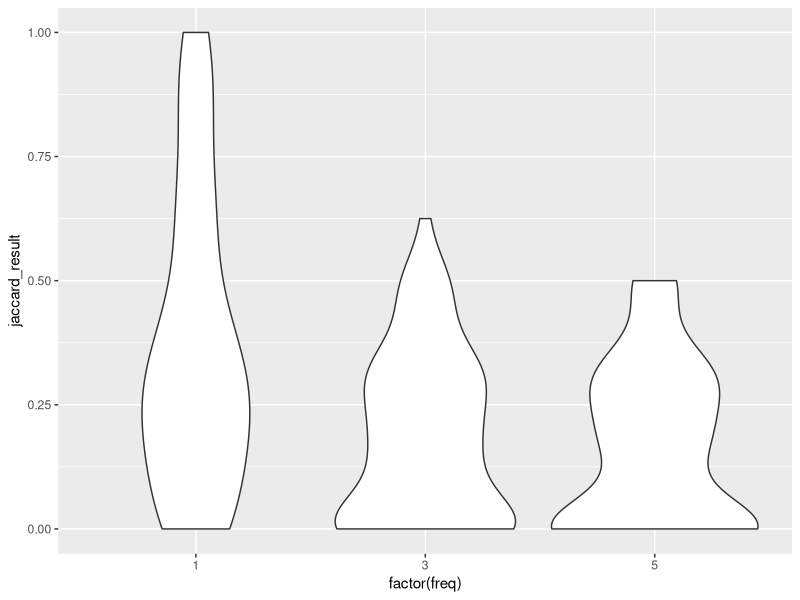
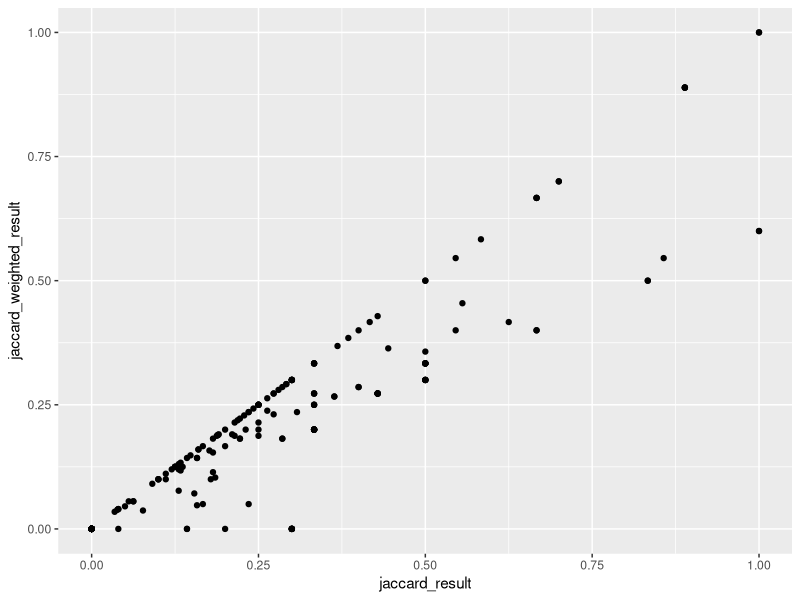
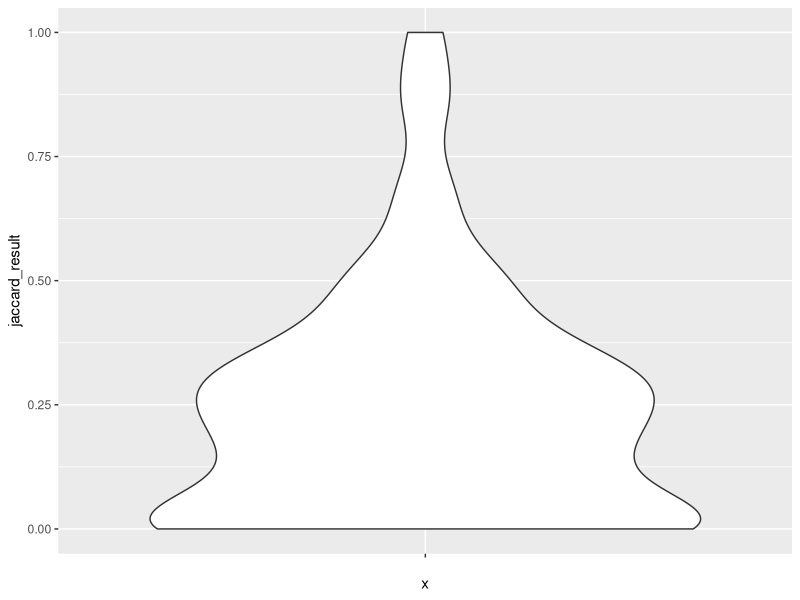
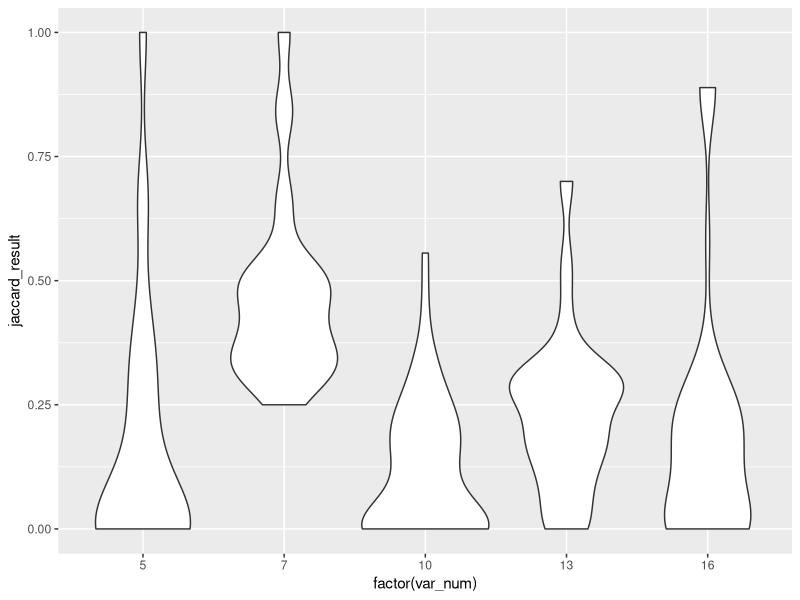
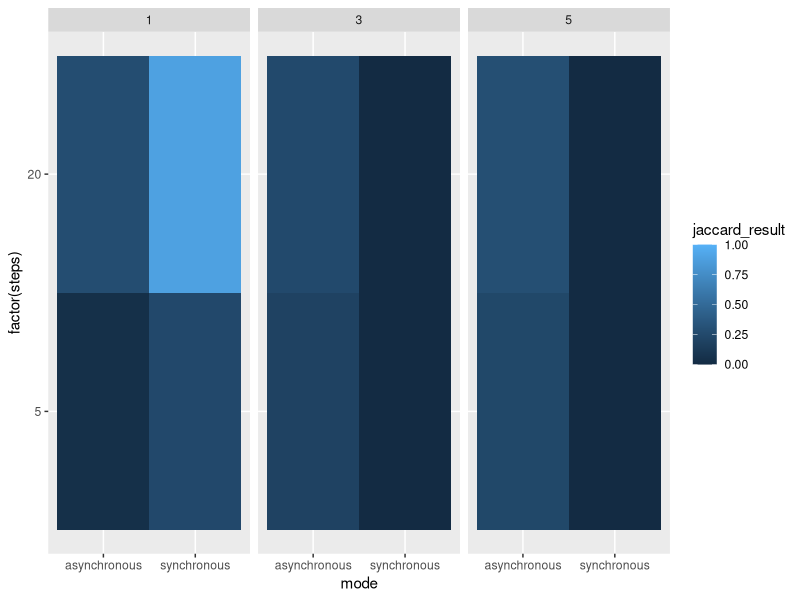
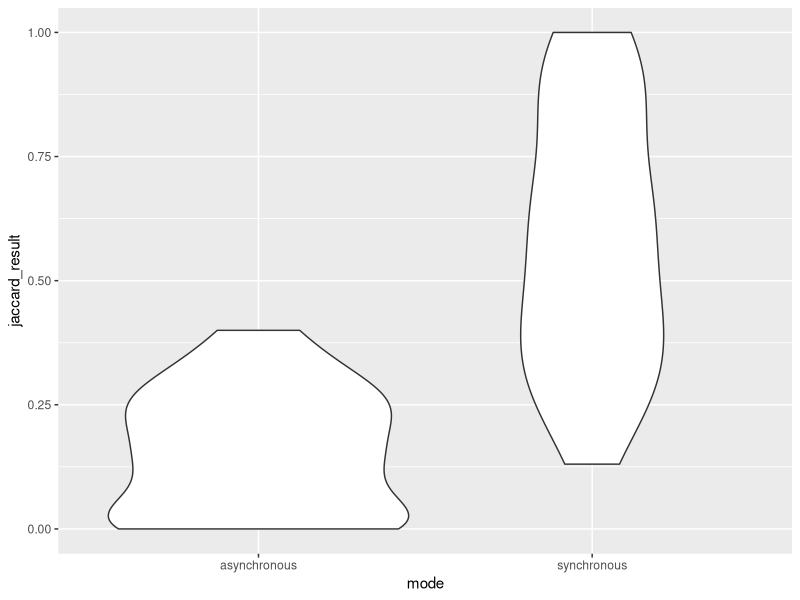
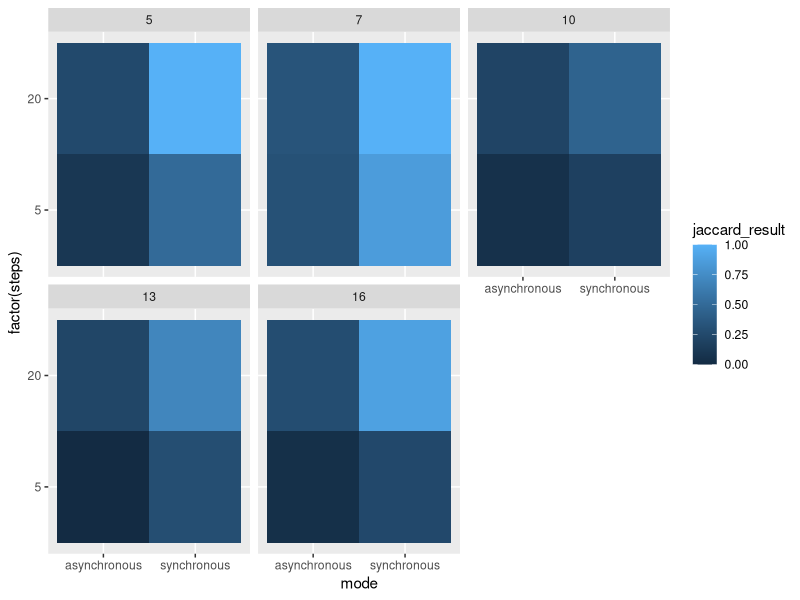
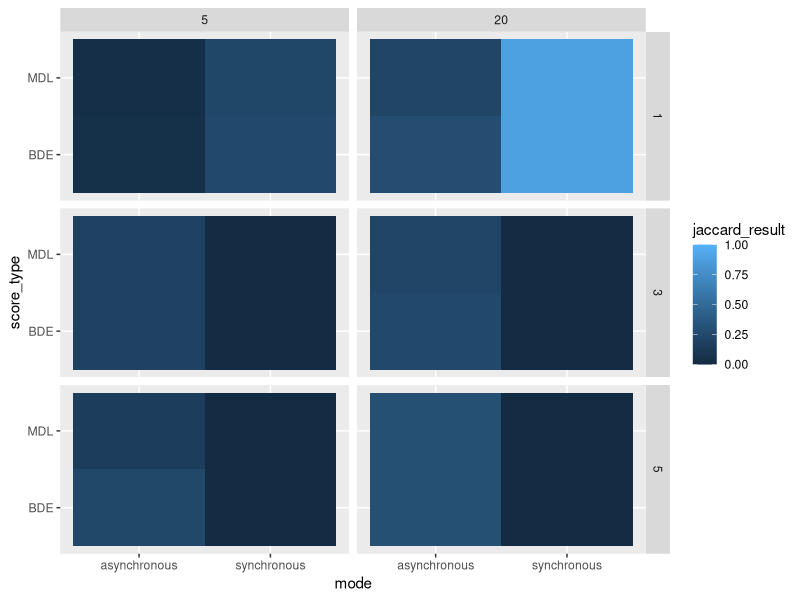

Reproduce these figures in R, in order.
## ---- chunk 1
knitr::opts_chunk$set(echo = TRUE)

#install.packages("here")
#install.packages("ggplot2")
#install.packages("dplyr")
#install.packages("GGally")
#install.packages("fastDummies")
#install.packages("broom")

library(here)
library(ggplot2)
library(dplyr)
library(GGally)
library(fastDummies)
library(knitr)
library(broom)

data <- read.csv(here("task1", "all_data.csv"))

## ---- chunk 2
ggplot(data, aes(x=factor(freq), y=jaccard_result)) +
  geom_violin()
## ---- chunk 3
tst <- cor.test(data$freq, data$jaccard_result, method = "spearman")
tst
## ---- chunk 4
ggplot(data, aes(x=jaccard_result, y=jaccard_weighted_result)) + geom_point()
## ---- chunk 5
kable(data.frame(rbind(summary(data$jaccard_result))))
## ---- chunk 6
ggplot(data, aes(x="", y=jaccard_result)) +
  geom_violin()
## ---- chunk 7
ggplot(data, aes(x=factor(var_num), y=jaccard_result)) +
  geom_violin()
## ---- chunk 8
tst <- cor.test(data$var_num, data$jaccard_result, method = "spearman")
tst
## ---- chunk 9
ggplot(data, aes(x=mode,y=factor(steps),fill=jaccard_result)) + geom_tile() + facet_wrap(~freq)
## ---- chunk 10
ggplot(data %>% filter(freq==1), aes(x=mode, y=jaccard_result)) +
  geom_violin()
## ---- chunk 11
ggplot(data %>% filter(freq==1), aes(x=mode,y=factor(steps),fill=jaccard_result)) + geom_tile() +
    facet_wrap(~var_num)
## ---- chunk 12
ggplot(data, aes(x=mode,y=score_type,fill=jaccard_result)) +
  geom_tile() +
  facet_grid(freq~steps)
## ---- chunk 13
ks.test((data %>% filter(score_type=='MDL'))$jaccard_result,
        (data %>% filter(score_type=='BDE'))$jaccard_result)
## ---- chunk 14
data_with_dummies <- dummy_cols(data) %>% filter(freq==1)
linear_model <- lm(jaccard_result ~
                      var_num + steps + numtraj + attper + mode_asynchronous + score_type_BDE,
                      data_with_dummies)

kable(tidy(linear_model))
